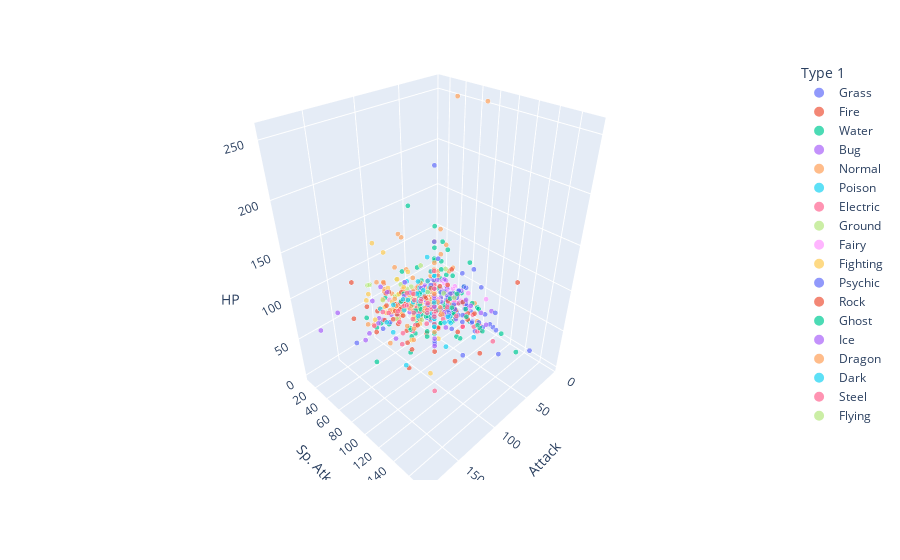

Notebook source saved alongside this figure:
### Code cell
# 3D scatter plot of Attack, Sp. Atk, and HP

df_3d_ash = df_non_legendary[["Name","Type 1","HP","Attack","Sp. Atk"]]
ash_3d_plot = px.scatter_3d(
    df_3d_ash, 
    x='Attack', 
    y='Sp. Atk', 
    z='HP',
    color='Type 1',
    hover_name='Name',
    size=[1 for s in df_non_legendary["Name"].tolist()],
    size_max=5)
ash_3d_plot.show()

### Figure 1 — Plotly figure (JSON) as saved in the notebook; plotly's stock layout.template omitted (floating-point values rounded to 4 significant figures)
{"data": [{"hovertemplate": "<b>%{hovertext}</b><br><br>Type 1=Grass<br>Attack=%{x}<br>Sp. Atk=%{y}<br>HP=%{z}<br>size=%{marker.size}<extra></extra>", "hovertext": ["Bulbasaur", "Ivysaur", "Venusaur", "VenusaurMega Venusaur", "Oddish", "Gloom", "Vileplume", "Bellsprout", "Weepinbell", "Victreebel", "Exeggcute", "Exeggutor", "Tangela", "Chikorita", "Bayleef", "Meganium", "Bellossom", "Hoppip", "Skiploom", "Jumpluff", "Sunkern", "Sunflora", "Treecko", "Grovyle", "Sceptile", "SceptileMega Sceptile", "Seedot", "Nuzleaf", "Shiftry", "Shroomish", "Breloom", "Roselia", "Cacnea", "Cacturne", "Tropius", "Turtwig", "Grotle", "Torterra", "Budew", "Roserade", "Cherubi", "Cherrim", "Carnivine", "Snover", "Abomasnow", "AbomasnowMega Abomasnow", "Tangrowth", "Leafeon", "Snivy", "Servine", "Serperior", "Pansage", "Simisage", "Cottonee", "Whimsicott", "Petilil", "Lilligant", "Maractus", "Foongus", "Amoonguss", "Ferroseed", "Ferrothorn", "Chespin", "Quilladin", "Chesnaught", "Skiddo", "Gogoat"], "legendgroup": "Grass", "marker": {"color": "#636efa", "size": [1, 1, 1, 1, 1, 1, 1, 1, 1, 1, 1, 1, 1, 1, 1, 1, 1, 1, 1, 1, 1, 1, 1, 1, 1, 1, 1, 1, 1, 1, 1, 1, 1, 1, 1, 1, 1, 1, 1, 1, 1, 1, 1, 1, 1, 1, 1, 1, 1, 1, 1, 1, 1, 1, 1, 1, 1, 1, 1, 1, 1, 1, 1, 1, 1, 1, 1], "sizemode": "area", "sizeref": 0.04, "symbol": "circle"}, "mode": "markers", "name": "Grass", "scene": "scene", "showlegend": true, "type": "scatter3d", "x": [49, 62, 82, 100, 50, 65, 80, 75, 90, 105, 40, 95, 55, 49, 62, 82, 80, 35, 45, 55, 30, 75, 45, 65, 85, 110, 40, 70, 100, 40, 130, 60, 85, 115, 68, 68, 89, 109, 30, 70, 35, 60, 100, 62, 92, 132, 100, 110, 45, 60, 75, 53, 98, 27, 67, 35, 60, 86, 55, 85, 50, 94, 61, 78, 107, 65, 100], "y": [65, 80, 100, 122, 75, 85, 110, 70, 85, 100, 60, 125, 100, 49, 63, 83, 90, 35, 45, 55, 30, 105, 65, 85, 105, 145, 30, 60, 90, 40, 60, 100, 85, 115, 72, 45, 55, 75, 50, 125, 62, 87, 90, 62, 92, 132, 110, 60, 45, 60, 75, 53, 98, 37, 77, 70, 110, 106, 55, 85, 24, 54, 48, 56, 74, 62, 97], "z": [45, 60, 80, 80, 45, 60, 75, 50, 65, 80, 60, 95, 65, 45, 60, 80, 75, 35, 55, 75, 30, 75, 40, 50, 70, 70, 40, 70, 90, 60, 60, 50, 50, 70, 99, 55, 75, 95, 40, 60, 45, 70, 74, 60, 90, 90, 100, 65, 45, 60, 75, 50, 75, 40, 60, 45, 70, 75, 69, 114, 44, 74, 56, 61, 88, 66, 123]}, {"hovertemplate": "<b>%{hovertext}</b><br><br>Type 1=Fire<br>Attack=%{x}<br>Sp. Atk=%{y}<br>HP=%{z}<br>size=%{marker.size}<extra></extra>", "hovertext": ["Charmander", "Charmeleon", "Charizard", "CharizardMega Charizard X", "CharizardMega Charizard Y", "Vulpix", "Ninetales", "Growlithe", "Arcanine", "Ponyta", "Rapidash", "Magmar", "Flareon", "Cyndaquil", "Quilava", "Typhlosion", "Slugma", "Magcargo", "Magby", "Torchic", "Combusken", "Blaziken", "BlazikenMega Blaziken", "Numel", "Camerupt", "CameruptMega Camerupt", "Torkoal", "Chimchar", "Monferno", "Infernape", "Magmortar", "Tepig", "Pignite", "Emboar", "Pansear", "Simisear", "Darumaka", "DarmanitanStandard Mode", "DarmanitanZen Mode", "Heatmor", "Fennekin", "Braixen", "Delphox", "Fletchinder", "Talonflame", "Litleo", "Pyroar"], "legendgroup": "Fire", "marker": {"color": "#EF553B", "size": [1, 1, 1, 1, 1, 1, 1, 1, 1, 1, 1, 1, 1, 1, 1, 1, 1, 1, 1, 1, 1, 1, 1, 1, 1, 1, 1, 1, 1, 1, 1, 1, 1, 1, 1, 1, 1, 1, 1, 1, 1, 1, 1, 1, 1, 1, 1], "sizemode": "area", "sizeref": 0.04, "symbol": "circle"}, "mode": "markers", "name": "Fire", "scene": "scene", "showlegend": true, "type": "scatter3d", "x": [52, 64, 84, 130, 104, 41, 76, 70, 110, 85, 100, 95, 130, 52, 64, 84, 40, 50, 75, 60, 85, 120, 160, 60, 100, 120, 85, 58, 78, 104, 95, 63, 93, 123, 53, 98, 90, 140, 30, 97, 45, 59, 69, 73, 81, 50, 68], "y": [60, 80, 109, 130, 159, 50, 81, 70, 100, 65, 80, 100, 95, 60, 80, 109, 70, 80, 70, 70, 85, 110, 130, 65, 105, 145, 85, 58, 78, 104, 125, 45, 70, 100, 53, 98, 15, 30, 140, 105, 62, 90, 114, 56, 74, 73, 109], "z": [39, 58, 78, 78, 78, 38, 73, 55, 90, 50, 65, 65, 65, 39, 58, 78, 40, 50, 45, 45, 60, 80, 80, 60, 70, 70, 70, 44, 64, 76, 75, 65, 90, 110, 50, 75, 70, 105, 105, 85, 40, 59, 75, 62, 78, 62, 86]}, {"hovertemplate": "<b>%{hovertext}</b><br><br>Type 1=Water<br>Attack=%{x}<br>Sp. Atk=%{y}<br>HP=%{z}<br>size=%{marker.size}<extra></extra>", "hovertext": ["Squirtle", "Wartortle", "Blastoise", "BlastoiseMega Blastoise", "Psyduck", "Golduck", "Poliwag", "Poliwhirl", "Poliwrath", "Tentacool", "Tentacruel", "Slowpoke", "Slowbro", "SlowbroMega Slowbro", "Seel", "Dewgong", "Shellder", "Cloyster", "Krabby", "Kingler", "Horsea", "Seadra", "Goldeen", "Seaking", "Staryu", "Starmie", "Magikarp", "Gyarados", "GyaradosMega Gyarados", "Lapras", "Vaporeon", "Totodile", "Croconaw", "Feraligatr", "Chinchou", "Lanturn", "Marill", "Azumarill", "Politoed", "Wooper", "Quagsire", "Slowking", "Qwilfish", "Corsola", "Remoraid", "Octillery", "Mantine", "Kingdra", "Mudkip", "Marshtomp", "Swampert", "SwampertMega Swampert", "Lotad", "Lombre", "Ludicolo", "Wingull", "Pelipper", "Carvanha", "Sharpedo", "SharpedoMega Sharpedo", "Wailmer", "Wailord", "Barboach", "Whiscash", "Corphish", "Crawdaunt", "Feebas", "Milotic", "Clamperl", "Huntail", "Gorebyss", "Relicanth", "Luvdisc", "Piplup", "Prinplup", "Empoleon", "Buizel", "Floatzel", "Shellos", "Gastrodon", "Finneon", "Lumineon", "Mantyke", "Phione", "Manaphy", "Oshawott", "Dewott", "Samurott", "Panpour", "Simipour", "Tympole", "Palpitoad", "Seismitoad", "Basculin", "Tirtouga", "Carracosta", "Ducklett", "Swanna", "Frillish", "Jellicent", "Alomomola", "KeldeoOrdinary Forme", "KeldeoResolute Forme", "Froakie", "Frogadier", "Greninja", "Clauncher", "Clawitzer"], "legendgroup": "Water", "marker": {"color": "#00cc96", "size": [1, 1, 1, 1, 1, 1, 1, 1, 1, 1, 1, 1, 1, 1, 1, 1, 1, 1, 1, 1, 1, 1, 1, 1, 1, 1, 1, 1, 1, 1, 1, 1, 1, 1, 1, 1, 1, 1, 1, 1, 1, 1, 1, 1, 1, 1, 1, 1, 1, 1, 1, 1, 1, 1, 1, 1, 1, 1, 1, 1, 1, 1, 1, 1, 1, 1, 1, 1, 1, 1, 1, 1, 1, 1, 1, 1, 1, 1, 1, 1, 1, 1, 1, 1, 1, 1, 1, 1, 1, 1, 1, 1, 1, 1, 1, 1, 1, 1, 1, 1, 1, 1, 1, 1, 1, 1, 1, 1], "sizemode": "area", "sizeref": 0.04, "symbol": "circle"}, "mode": "markers", "name": "Water", "scene": "scene", "showlegend": true, "type": "scatter3d", "x": [48, 63, 83, 103, 52, 82, 50, 65, 95, 40, 70, 65, 75, 75, 45, 70, 65, 95, 105, 130, 40, 65, 67, 92, 45, 75, 10, 125, 155, 85, 65, 65, 80, 105, 38, 58, 20, 50, 75, 45, 85, 75, 95, 55, 65, 105, 40, 95, 70, 85, 110, 150, 30, 50, 70, 30, 50, 90, 120, 140, 70, 90, 48, 78, 80, 120, 15, 60, 64, 104, 84, 90, 30, 51, 66, 86, 65, 105, 48, 83, 49, 69, 20, 80, 100, 55, 75, 100, 53, 98, 50, 65, 95, 92, 78, 108, 44, 87, 40, 60, 75, 72, 72, 56, 63, 95, 53, 73], "y": [50, 65, 85, 135, 65, 95, 40, 50, 70, 50, 80, 40, 100, 130, 45, 70, 45, 85, 25, 50, 70, 95, 35, 65, 70, 100, 15, 60, 70, 85, 110, 44, 59, 79, 56, 76, 20, 60, 90, 25, 65, 100, 55, 65, 65, 105, 80, 95, 50, 60, 85, 95, 40, 60, 90, 55, 85, 65, 95, 110, 70, 90, 46, 76, 50, 90, 10, 100, 74, 94, 114, 45, 40, 61, 81, 111, 60, 85, 57, 92, 49, 69, 60, 80, 100, 63, 83, 108, 53, 98, 50, 65, 85, 80, 53, 83, 44, 87, 65, 85, 40, 129, 129, 62, 83, 103, 58, 120], "z": [44, 59, 79, 79, 50, 80, 40, 65, 90, 40, 80, 90, 95, 95, 65, 90, 30, 50, 30, 55, 30, 55, 45, 80, 30, 60, 20, 95, 95, 130, 130, 50, 65, 85, 75, 125, 70, 100, 90, 55, 95, 95, 65, 55, 35, 75, 65, 75, 50, 70, 100, 100, 40, 60, 80, 40, 60, 45, 70, 70, 130, 170, 50, 110, 43, 63, 20, 95, 35, 55, 55, 100, 43, 53, 64, 84, 55, 85, 76, 111, 49, 69, 45, 80, 100, 55, 75, 95, 50, 75, 50, 75, 105, 70, 54, 74, 62, 75, 55, 100, 165, 91, 91, 41, 54, 72, 50, 71]}, {"hovertemplate": "<b>%{hovertext}</b><br><br>Type 1=Bug<br>Attack=%{x}<br>Sp. Atk=%{y}<br>HP=%{z}<br>size=%{marker.size}<extra></extra>", "hovertext": ["Caterpie", "Metapod", "Butterfree", "Weedle", "Kakuna", "Beedrill", "BeedrillMega Beedrill", "Paras", "Parasect", "Venonat", "Venomoth", "Scyther", "Pinsir", "PinsirMega Pinsir", "Ledyba", "Ledian", "Spinarak", "Ariados", "Yanma", "Pineco", "Forretress", "Scizor", "ScizorMega Scizor", "Shuckle", "Heracross", "HeracrossMega Heracross", "Wurmple", "Silcoon", "Beautifly", "Cascoon", "Dustox", "Surskit", "Masquerain", "Nincada", "Ninjask", "Shedinja", "Volbeat", "Illumise", "Kricketot", "Kricketune", "Burmy", "WormadamPlant Cloak", "WormadamSandy Cloak", "WormadamTrash Cloak", "Mothim", "Combee", "Vespiquen", "Yanmega", "Sewaddle", "Swadloon", "Leavanny", "Venipede", "Whirlipede", "Scolipede", "Dwebble", "Crustle", "Karrablast", "Escavalier", "Joltik", "Galvantula", "Shelmet", "Accelgor", "Durant", "Larvesta", "Volcarona", "Genesect", "Scatterbug", "Spewpa", "Vivillon"], "legendgroup": "Bug", "marker": {"color": "#ab63fa", "size": [1, 1, 1, 1, 1, 1, 1, 1, 1, 1, 1, 1, 1, 1, 1, 1, 1, 1, 1, 1, 1, 1, 1, 1, 1, 1, 1, 1, 1, 1, 1, 1, 1, 1, 1, 1, 1, 1, 1, 1, 1, 1, 1, 1, 1, 1, 1, 1, 1, 1, 1, 1, 1, 1, 1, 1, 1, 1, 1, 1, 1, 1, 1, 1, 1, 1, 1, 1, 1], "sizemode": "area", "sizeref": 0.04, "symbol": "circle"}, "mode": "markers", "name": "Bug", "scene": "scene", "showlegend": true, "type": "scatter3d", "x": [30, 20, 45, 35, 25, 90, 150, 70, 95, 55, 65, 110, 125, 155, 20, 35, 60, 90, 65, 65, 90, 130, 150, 10, 125, 185, 45, 35, 70, 35, 50, 30, 60, 45, 90, 90, 73, 47, 25, 85, 29, 59, 79, 69, 94, 30, 80, 76, 53, 63, 103, 45, 55, 100, 65, 95, 75, 135, 47, 77, 40, 70, 109, 85, 60, 120, 35, 22, 52], "y": [20, 25, 90, 20, 25, 45, 15, 45, 60, 40, 90, 55, 55, 65, 40, 55, 40, 60, 75, 35, 60, 55, 65, 10, 40, 40, 20, 25, 100, 25, 50, 50, 80, 30, 50, 30, 47, 73, 25, 55, 29, 79, 59, 69, 94, 30, 80, 116, 40, 50, 70, 30, 40, 55, 35, 65, 40, 60, 57, 97, 40, 100, 48, 50, 135, 120, 27, 27, 90], "z": [45, 50, 60, 40, 45, 65, 65, 35, 60, 60, 70, 70, 65, 65, 40, 55, 40, 70, 65, 50, 75, 70, 70, 20, 80, 80, 45, 50, 60, 50, 60, 40, 70, 31, 61, 1, 65, 65, 37, 77, 40, 60, 60, 60, 70, 30, 70, 86, 45, 55, 75, 30, 40, 60, 50, 70, 50, 70, 50, 70, 50, 80, 58, 55, 85, 71, 38, 45, 80]}, {"hovertemplate": "<b>%{hovertext}</b><br><br>Type 1=Normal<br>Attack=%{x}<br>Sp. Atk=%{y}<br>HP=%{z}<br>size=%{marker.size}<extra></extra>", "hovertext": ["Pidgey", "Pidgeotto", "Pidgeot", "PidgeotMega Pidgeot", "Rattata", "Raticate", "Spearow", "Fearow", "Jigglypuff", "Wigglytuff", "Meowth", "Persian", "Farfetch'd", "Doduo", "Dodrio", "Lickitung", "Chansey", "Kangaskhan", "KangaskhanMega Kangaskhan", "Tauros", "Ditto", "Eevee", "Porygon", "Snorlax", "Sentret", "Furret", "Hoothoot", "Noctowl", "Igglybuff", "Aipom", "Girafarig", "Dunsparce", "Teddiursa", "Ursaring", "Porygon2", "Stantler", "Smeargle", "Miltank", "Blissey", "Zigzagoon", "Linoone", "Taillow", "Swellow", "Slakoth", "Vigoroth", "Slaking", "Whismur", "Loudred", "Exploud", "Azurill", "Skitty", "Delcatty", "Spinda", "Swablu", "Zangoose", "Castform", "Kecleon", "Starly", "Staravia", "Staraptor", "Bidoof", "Bibarel", "Ambipom", "Buneary", "Lopunny", "LopunnyMega Lopunny", "Glameow", "Purugly", "Happiny", "Chatot", "Munchlax", "Lickilicky", "Porygon-Z", "Patrat", "Watchog", "Lillipup", "Herdier", "Stoutland", "Pidove", "Tranquill", "Unfezant", "Audino", "AudinoMega Audino", "Minccino", "Cinccino", "Deerling", "Sawsbuck", "Bouffalant", "Rufflet", "Braviary", "MeloettaAria Forme", "MeloettaPirouette Forme", "Bunnelby", "Diggersby", "Fletchling", "Furfrou"], "legendgroup": "Normal", "marker": {"color": "#FFA15A", "size": [1, 1, 1, 1, 1, 1, 1, 1, 1, 1, 1, 1, 1, 1, 1, 1, 1, 1, 1, 1, 1, 1, 1, 1, 1, 1, 1, 1, 1, 1, 1, 1, 1, 1, 1, 1, 1, 1, 1, 1, 1, 1, 1, 1, 1, 1, 1, 1, 1, 1, 1, 1, 1, 1, 1, 1, 1, 1, 1, 1, 1, 1, 1, 1, 1, 1, 1, 1, 1, 1, 1, 1, 1, 1, 1, 1, 1, 1, 1, 1, 1, 1, 1, 1, 1, 1, 1, 1, 1, 1, 1, 1, 1, 1, 1, 1], "sizemode": "area", "sizeref": 0.04, "symbol": "circle"}, "mode": "markers", "name": "Normal", "scene": "scene", "showlegend": true, "type": "scatter3d", "x": [45, 60, 80, 80, 56, 81, 60, 90, 45, 70, 45, 70, 65, 85, 110, 55, 5, 95, 125, 100, 48, 55, 60, 110, 46, 76, 30, 50, 30, 70, 80, 70, 80, 130, 80, 95, 20, 80, 10, 30, 70, 55, 85, 60, 80, 160, 51, 71, 91, 20, 45, 65, 60, 40, 115, 70, 90, 55, 75, 120, 45, 85, 100, 66, 76, 136, 55, 82, 5, 65, 85, 85, 80, 55, 85, 60, 80, 110, 55, 77, 115, 60, 60, 50, 95, 60, 100, 110, 83, 123, 77, 128, 36, 56, 50, 80], "y": [35, 50, 70, 135, 25, 50, 31, 61, 45, 85, 40, 65, 58, 35, 60, 60, 35, 40, 60, 40, 48, 45, 85, 65, 35, 45, 36, 76, 40, 40, 90, 65, 50, 75, 105, 85, 20, 40, 75, 30, 50, 30, 50, 35, 55, 95, 51, 71, 91, 20, 35, 55, 60, 40, 60, 70, 60, 30, 40, 50, 35, 55, 60, 44, 54, 54, 42, 64, 15, 92, 40, 80, 135, 35, 60, 25, 35, 45, 36, 50, 65, 60, 80, 40, 65, 40, 60, 40, 37, 57, 128, 77, 32, 50, 40, 65], "z": [40, 63, 83, 83, 30, 55, 40, 65, 115, 140, 40, 65, 52, 35, 60, 90, 250, 105, 105, 75, 48, 55, 65, 160, 35, 85, 60, 100, 90, 55, 70, 100, 60, 90, 85, 73, 55, 95, 255, 38, 78, 40, 60, 60, 80, 150, 64, 84, 104, 50, 50, 70, 60, 45, 73, 70, 60, 40, 55, 85, 59, 79, 75, 55, 65, 65, 49, 71, 100, 76, 135, 110, 85, 45, 60, 45, 65, 85, 50, 62, 80, 103, 103, 55, 75, 60, 80, 95, 70, 100, 100, 100, 38, 85, 45, 75]}, {"hovertemplate": "<b>%{hovertext}</b><br><br>Type 1=Poison<br>Attack=%{x}<br>Sp. Atk=%{y}<br>HP=%{z}<br>size=%{marker.size}<extra></extra>", "hovertext": ["Ekans", "Arbok", "Nidoran♀", "Nidorina", "Nidoqueen", "Nidoran♂", "Nidorino", "Nidoking", "Zubat", "Golbat", "Grimer", "Muk", "Koffing", "Weezing", "Crobat", "Gulpin", "Swalot", "Seviper", "Stunky", "Skuntank", "Skorupi", "Drapion", "Croagunk", "Toxicroak", "Trubbish", "Garbodor", "Skrelp", "Dragalge"], "legendgroup": "Poison", "marker": {"color": "#19d3f3", "size": [1, 1, 1, 1, 1, 1, 1, 1, 1, 1, 1, 1, 1, 1, 1, 1, 1, 1, 1, 1, 1, 1, 1, 1, 1, 1, 1, 1], "sizemode": "area", "sizeref": 0.04, "symbol": "circle"}, "mode": "markers", "name": "Poison", "scene": "scene", "showlegend": true, "type": "scatter3d", "x": [60, 85, 47, 62, 92, 57, 72, 102, 45, 80, 80, 105, 65, 90, 90, 43, 73, 100, 63, 93, 50, 90, 61, 106, 50, 95, 60, 75], "y": [40, 65, 40, 55, 75, 40, 55, 85, 30, 65, 40, 65, 60, 85, 70, 43, 73, 100, 41, 71, 30, 60, 61, 86, 40, 60, 60, 97], "z": [35, 60, 55, 70, 90, 46, 61, 81, 40, 75, 80, 105, 40, 65, 85, 70, 100, 73, 63, 103, 40, 70, 48, 83, 50, 80, 50, 65]}, {"hovertemplate": "<b>%{hovertext}</b><br><br>Type 1=Electric<br>Attack=%{x}<br>Sp. Atk=%{y}<br>HP=%{z}<br>size=%{marker.size}<extra></extra>", "hovertext": ["Pikachu", "Raichu", "Magnemite", "Magneton", "Voltorb", "Electrode", "Electabuzz", "Jolteon", "Pichu", "Mareep", "Flaaffy", "Ampharos", "AmpharosMega Ampharos", "Elekid", "Electrike", "Manectric", "ManectricMega Manectric", "Plusle", "Minun", "Shinx", "Luxio", "Luxray", "Pachirisu", "Magnezone", "Electivire", "Rotom", "RotomHeat Rotom", "RotomWash Rotom", "RotomFrost Rotom", "RotomFan Rotom", "RotomMow Rotom", "Blitzle", "Zebstrika", "Emolga", "Tynamo", "Eelektrik", "Eelektross", "Helioptile", "Heliolisk", "Dedenne"], "legendgroup": "Electric", "marker": {"color": "#FF6692", "size": [1, 1, 1, 1, 1, 1, 1, 1, 1, 1, 1, 1, 1, 1, 1, 1, 1, 1, 1, 1, 1, 1, 1, 1, 1, 1, 1, 1, 1, 1, 1, 1, 1, 1, 1, 1, 1, 1, 1, 1], "sizemode": "area", "sizeref": 0.04, "symbol": "circle"}, "mode": "markers", "name": "Electric", "scene": "scene", "showlegend": true, "type": "scatter3d", "x": [55, 90, 35, 60, 30, 50, 83, 65, 40, 40, 55, 75, 95, 63, 45, 75, 75, 50, 40, 65, 85, 120, 45, 70, 123, 50, 65, 65, 65, 65, 65, 60, 100, 75, 55, 85, 115, 38, 55, 58], "y": [50, 90, 95, 120, 55, 80, 95, 110, 35, 65, 80, 115, 165, 65, 65, 105, 135, 85, 75, 40, 60, 95, 45, 130, 95, 95, 105, 105, 105, 105, 105, 50, 80, 75, 45, 75, 105, 61, 109, 81], "z": [35, 60, 25, 50, 40, 60, 65, 65, 20, 55, 70, 90, 90, 45, 40, 70, 70, 60, 60, 45, 60, 80, 60, 70, 75, 50, 50, 50, 50, 50, 50, 45, 75, 55, 35, 65, 85, 44, 62, 67]}, {"hovertemplate": "<b>%{hovertext}</b><br><br>Type 1=Ground<br>Attack=%{x}<br>Sp. Atk=%{y}<br>HP=%{z}<br>size=%{marker.size}<extra></extra>", "hovertext": ["Sandshrew", "Sandslash", "Diglett", "Dugtrio", "Cubone", "Marowak", "Rhyhorn", "Rhydon", "Gligar", "Phanpy", "Donphan", "Trapinch", "Vibrava", "Flygon", "Baltoy", "Claydol", "Hippopotas", "Hippowdon", "Rhyperior", "Gliscor", "Drilbur", "Excadrill", "Sandile", "Krokorok", "Krookodile", "Stunfisk", "Golett", "Golurk"], "legendgroup": "Ground", "marker": {"color": "#B6E880", "size": [1, 1, 1, 1, 1, 1, 1, 1, 1, 1, 1, 1, 1, 1, 1, 1, 1, 1, 1, 1, 1, 1, 1, 1, 1, 1, 1, 1], "sizemode": "area", "sizeref": 0.04, "symbol": "circle"}, "mode": "markers", "name": "Ground", "scene": "scene", "showlegend": true, "type": "scatter3d", "x": [75, 100, 55, 80, 50, 80, 85, 130, 75, 60, 120, 100, 70, 100, 40, 70, 72, 112, 140, 95, 85, 135, 72, 82, 117, 66, 74, 124], "y": [20, 45, 35, 50, 40, 50, 30, 45, 35, 40, 60, 45, 50, 80, 40, 70, 38, 68, 55, 45, 30, 50, 35, 45, 65, 81, 35, 55], "z": [50, 75, 10, 35, 50, 60, 80, 105, 65, 90, 90, 45, 50, 80, 40, 60, 68, 108, 115, 75, 60, 110, 50, 60, 95, 109, 59, 89]}, {"hovertemplate": "<b>%{hovertext}</b><br><br>Type 1=Fairy<br>Attack=%{x}<br>Sp. Atk=%{y}<br>HP=%{z}<br>size=%{marker.size}<extra></extra>", "hovertext": ["Clefairy", "Clefable", "Cleffa", "Togepi", "Togetic", "Snubbull", "Granbull", "Togekiss", "Flabébé", "Floette", "Florges", "Spritzee", "Aromatisse", "Swirlix", "Slurpuff", "Sylveon"], "legendgroup": "Fairy", "marker": {"color": "#FF97FF", "size": [1, 1, 1, 1, 1, 1, 1, 1, 1, 1, 1, 1, 1, 1, 1, 1], "sizemode": "area", "sizeref": 0.04, "symbol": "circle"}, "mode": "markers", "name": "Fairy", "scene": "scene", "showlegend": true, "type": "scatter3d", "x": [45, 70, 25, 20, 40, 80, 120, 50, 38, 45, 65, 52, 72, 48, 80, 65], "y": [60, 95, 45, 40, 80, 40, 60, 120, 61, 75, 112, 63, 99, 59, 85, 110], "z": [70, 95, 50, 35, 55, 60, 90, 85, 44, 54, 78, 78, 101, 62, 82, 95]}, {"hovertemplate": "<b>%{hovertext}</b><br><br>Type 1=Fighting<br>Attack=%{x}<br>Sp. Atk=%{y}<br>HP=%{z}<br>size=%{marker.size}<extra></extra>", "hovertext": ["Mankey", "Primeape", "Machop", "Machoke", "Machamp", "Hitmonlee", "Hitmonchan", "Tyrogue", "Hitmontop", "Makuhita", "Hariyama", "Meditite", "Medicham", "MedichamMega Medicham", "Riolu", "Lucario", "LucarioMega Lucario", "Timburr", "Gurdurr", "Conkeldurr", "Throh", "Sawk", "Mienfoo", "Mienshao", "Pancham", "Pangoro", "Hawlucha"], "legendgroup": "Fighting", "marker": {"color": "#FECB52", "size": [1, 1, 1, 1, 1, 1, 1, 1, 1, 1, 1, 1, 1, 1, 1, 1, 1, 1, 1, 1, 1, 1, 1, 1, 1, 1, 1], "sizemode": "area", "sizeref": 0.04, "symbol": "circle"}, "mode": "markers", "name": "Fighting", "scene": "scene", "showlegend": true, "type": "scatter3d", "x": [80, 105, 80, 100, 130, 120, 105, 35, 95, 60, 120, 40, 60, 100, 70, 110, 145, 80, 105, 140, 100, 125, 85, 125, 82, 124, 92], "y": [35, 60, 35, 50, 65, 35, 35, 35, 35, 20, 40, 40, 60, 80, 35, 115, 140, 25, 40, 55, 30, 30, 55, 95, 46, 69, 74], "z": [40, 65, 70, 80, 90, 50, 50, 35, 50, 72, 144, 30, 60, 60, 40, 70, 70, 75, 85, 105, 120, 75, 45, 65, 67, 95, 78]}, {"hovertemplate": "<b>%{hovertext}</b><br><br>Type 1=Psychic<br>Attack=%{x}<br>Sp. Atk=%{y}<br>HP=%{z}<br>size=%{marker.size}<extra></extra>", "hovertext": ["Abra", "Kadabra", "Alakazam", "AlakazamMega Alakazam", "Drowzee", "Hypno", "Mr. Mime", "Mew", "Natu", "Xatu", "Espeon", "Unown", "Wobbuffet", "Celebi", "Ralts", "Kirlia", "Gardevoir", "GardevoirMega Gardevoir", "Spoink", "Grumpig", "Chimecho", "Wynaut", "Chingling", "Mime Jr.", "Gallade", "GalladeMega Gallade", "Cresselia", "Munna", "Musharna", "Woobat", "Swoobat", "Sigilyph", "Gothita", "Gothorita", "Gothitelle", "Solosis", "Duosion", "Reuniclus", "Elgyem", "Beheeyem", "Espurr", "MeowsticMale", "MeowsticFemale"], "legendgroup": "Psychic", "marker": {"color": "#636efa", "size": [1, 1, 1, 1, 1, 1, 1, 1, 1, 1, 1, 1, 1, 1, 1, 1, 1, 1, 1, 1, 1, 1, 1, 1, 1, 1, 1, 1, 1, 1, 1, 1, 1, 1, 1, 1, 1, 1, 1, 1, 1, 1, 1], "sizemode": "area", "sizeref": 0.04, "symbol": "circle"}, "mode": "markers", "name": "Psychic", "scene": "scene", "showlegend": true, "type": "scatter3d", "x": [20, 35, 50, 50, 48, 73, 45, 100, 50, 75, 65, 72, 33, 100, 25, 35, 65, 85, 25, 45, 50, 23, 30, 25, 125, 165, 70, 25, 55, 45, 57, 58, 30, 45, 55, 30, 40, 65, 55, 75, 48, 48, 48], "y": [105, 120, 135, 175, 43, 73, 100, 100, 70, 95, 130, 72, 33, 100, 45, 65, 125, 165, 70, 90, 95, 23, 65, 70, 65, 65, 75, 67, 107, 55, 77, 103, 55, 75, 95, 105, 125, 125, 85, 125, 63, 83, 83], "z": [25, 40, 55, 55, 60, 85, 40, 100, 40, 65, 65, 48, 190, 100, 28, 38, 68, 68, 60, 80, 65, 95, 45, 20, 68, 68, 120, 76, 116, 55, 67, 72, 45, 60, 70, 45, 65, 110, 55, 75, 62, 74, 74]}, {"hovertemplate": "<b>%{hovertext}</b><br><br>Type 1=Rock<br>Attack=%{x}<br>Sp. Atk=%{y}<br>HP=%{z}<br>size=%{marker.size}<extra></extra>", "hovertext": ["Geodude", "Graveler", "Golem", "Onix", "Omanyte", "Omastar", "Kabuto", "Kabutops", "Aerodactyl", "AerodactylMega Aerodactyl", "Sudowoodo", "Larvitar", "Pupitar", "Tyranitar", "TyranitarMega Tyranitar", "Nosepass", "Lunatone", "Solrock", "Lileep", "Cradily", "Anorith", "Armaldo", "Cranidos", "Rampardos", "Shieldon", "Bastiodon", "Bonsly", "Probopass", "Roggenrola", "Boldore", "Gigalith", "Archen", "Archeops", "Binacle", "Barbaracle", "Tyrunt", "Tyrantrum", "Amaura", "Aurorus", "Carbink"], "legendgroup": "Rock", "marker": {"color": "#EF553B", "size": [1, 1, 1, 1, 1, 1, 1, 1, 1, 1, 1, 1, 1, 1, 1, 1, 1, 1, 1, 1, 1, 1, 1, 1, 1, 1, 1, 1, 1, 1, 1, 1, 1, 1, 1, 1, 1, 1, 1, 1], "sizemode": "area", "sizeref": 0.04, "symbol": "circle"}, "mode": "markers", "name": "Rock", "scene": "scene", "showlegend": true, "type": "scatter3d", "x": [80, 95, 120, 45, 40, 60, 80, 115, 105, 135, 100, 64, 84, 134, 164, 45, 55, 95, 41, 81, 95, 125, 125, 165, 42, 52, 80, 55, 75, 105, 135, 112, 140, 52, 105, 89, 121, 59, 77, 50], "y": [30, 45, 55, 30, 90, 115, 55, 65, 60, 70, 30, 45, 65, 95, 95, 45, 95, 55, 61, 81, 40, 70, 30, 65, 42, 47, 10, 75, 25, 50, 60, 74, 112, 39, 54, 45, 69, 67, 99, 50], "z": [40, 55, 80, 35, 35, 70, 30, 60, 80, 80, 70, 50, 70, 100, 100, 30, 70, 70, 66, 86, 45, 75, 67, 97, 30, 60, 50, 60, 55, 70, 85, 55, 75, 42, 72, 58, 82, 77, 123, 50]}, {"hovertemplate": "<b>%{hovertext}</b><br><br>Type 1=Ghost<br>Attack=%{x}<br>Sp. Atk=%{y}<br>HP=%{z}<br>size=%{marker.size}<extra></extra>", "hovertext": ["Gastly", "Haunter", "Gengar", "GengarMega Gengar", "Misdreavus", "Shuppet", "Banette", "BanetteMega Banette", "Duskull", "Dusclops", "Drifloon", "Drifblim", "Mismagius", "Spiritomb", "Dusknoir", "Yamask", "Cofagrigus", "Litwick", "Lampent", "Chandelure", "Phantump", "Trevenant", "PumpkabooAverage Size", "PumpkabooSmall Size", "PumpkabooLarge Size", "PumpkabooSuper Size", "GourgeistAverage Size", "GourgeistSmall Size", "GourgeistLarge Size", "GourgeistSuper Size"], "legendgroup": "Ghost", "marker": {"color": "#00cc96", "size": [1, 1, 1, 1, 1, 1, 1, 1, 1, 1, 1, 1, 1, 1, 1, 1, 1, 1, 1, 1, 1, 1, 1, 1, 1, 1, 1, 1, 1, 1], "sizemode": "area", "sizeref": 0.04, "symbol": "circle"}, "mode": "markers", "name": "Ghost", "scene": "scene", "showlegend": true, "type": "scatter3d", "x": [35, 50, 65, 65, 60, 75, 115, 165, 40, 70, 50, 80, 60, 92, 100, 30, 50, 30, 40, 55, 70, 110, 66, 66, 66, 66, 90, 85, 95, 100], "y": [100, 115, 130, 170, 85, 63, 83, 93, 30, 60, 60, 90, 105, 92, 65, 55, 95, 65, 95, 145, 50, 65, 44, 44, 44, 44, 58, 58, 58, 58], "z": [30, 45, 60, 60, 60, 44, 64, 64, 20, 40, 90, 150, 60, 50, 45, 38, 58, 50, 60, 60, 43, 85, 49, 44, 54, 59, 65, 55, 75, 85]}, {"hovertemplate": "<b>%{hovertext}</b><br><br>Type 1=Ice<br>Attack=%{x}<br>Sp. Atk=%{y}<br>HP=%{z}<br>size=%{marker.size}<extra></extra>", "hovertext": ["Jynx", "Swinub", "Piloswine", "Delibird", "Smoochum", "Snorunt", "Glalie", "GlalieMega Glalie", "Spheal", "Sealeo", "Walrein", "Glaceon", "Mamoswine", "Froslass", "Vanillite", "Vanillish", "Vanilluxe", "Cubchoo", "Beartic", "Cryogonal", "Bergmite", "Avalugg"], "legendgroup": "Ice", "marker": {"color": "#ab63fa", "size": [1, 1, 1, 1, 1, 1, 1, 1, 1, 1, 1, 1, 1, 1, 1, 1, 1, 1, 1, 1, 1, 1], "sizemode": "area", "sizeref": 0.04, "symbol": "circle"}, "mode": "markers", "name": "Ice", "scene": "scene", "showlegend": true, "type": "scatter3d", "x": [50, 50, 100, 55, 30, 50, 80, 120, 40, 60, 80, 60, 130, 80, 50, 65, 95, 70, 110, 50, 69, 117], "y": [115, 30, 60, 65, 85, 50, 80, 120, 55, 75, 95, 130, 70, 80, 65, 80, 110, 60, 70, 95, 32, 44], "z": [65, 50, 100, 45, 45, 50, 80, 80, 70, 90, 110, 65, 110, 70, 36, 51, 71, 55, 95, 70, 55, 95]}, {"hovertemplate": "<b>%{hovertext}</b><br><br>Type 1=Dragon<br>Attack=%{x}<br>Sp. Atk=%{y}<br>HP=%{z}<br>size=%{marker.size}<extra></extra>", "hovertext": ["Dratini", "Dragonair", "Dragonite", "Altaria", "AltariaMega Altaria", "Bagon", "Shelgon", "Salamence", "SalamenceMega Salamence", "Gible", "Gabite", "Garchomp", "GarchompMega Garchomp", "Axew", "Fraxure", "Haxorus", "Druddigon", "Goomy", "Sliggoo", "Goodra"], "legendgroup": "Dragon", "marker": {"color": "#FFA15A", "size": [1, 1, 1, 1, 1, 1, 1, 1, 1, 1, 1, 1, 1, 1, 1, 1, 1, 1, 1, 1], "sizemode": "area", "sizeref": 0.04, "symbol": "circle"}, "mode": "markers", "name": "Dragon", "scene": "scene", "showlegend": true, "type": "scatter3d", "x": [64, 84, 134, 70, 110, 75, 95, 135, 145, 70, 90, 130, 170, 87, 117, 147, 120, 50, 75, 100], "y": [50, 70, 100, 70, 110, 40, 60, 110, 120, 40, 50, 80, 120, 30, 40, 60, 60, 55, 83, 110], "z": [41, 61, 91, 75, 75, 45, 65, 95, 95, 58, 68, 108, 108, 46, 66, 76, 77, 45, 68, 90]}, {"hovertemplate": "<b>%{hovertext}</b><br><br>Type 1=Dark<br>Attack=%{x}<br>Sp. Atk=%{y}<br>HP=%{z}<br>size=%{marker.size}<extra></extra>", "hovertext": ["Umbreon", "Murkrow", "Sneasel", "Houndour", "Houndoom", "HoundoomMega Houndoom", "Poochyena", "Mightyena", "Sableye", "SableyeMega Sableye", "Absol", "AbsolMega Absol", "Honchkrow", "Weavile", "Purrloin", "Liepard", "Scraggy", "Scrafty", "Zorua", "Zoroark", "Pawniard", "Bisharp", "Vullaby", "Mandibuzz", "Deino", "Zweilous", "Hydreigon", "Inkay", "Malamar"], "legendgroup": "Dark", "marker": {"color": "#19d3f3", "size": [1, 1, 1, 1, 1, 1, 1, 1, 1, 1, 1, 1, 1, 1, 1, 1, 1, 1, 1, 1, 1, 1, 1, 1, 1, 1, 1, 1, 1], "sizemode": "area", "sizeref": 0.04, "symbol": "circle"}, "mode": "markers", "name": "Dark", "scene": "scene", "showlegend": true, "type": "scatter3d", "x": [65, 85, 95, 60, 90, 90, 55, 90, 75, 85, 130, 150, 125, 120, 50, 88, 75, 90, 65, 105, 85, 125, 55, 65, 65, 85, 105, 54, 92], "y": [60, 85, 35, 80, 110, 140, 30, 60, 65, 85, 75, 115, 105, 45, 50, 88, 35, 45, 80, 120, 40, 60, 45, 55, 45, 65, 125, 37, 68], "z": [95, 60, 55, 45, 75, 75, 35, 70, 50, 50, 65, 65, 100, 70, 41, 64, 50, 65, 40, 60, 45, 65, 70, 110, 52, 72, 92, 53, 86]}, {"hovertemplate": "<b>%{hovertext}</b><br><br>Type 1=Steel<br>Attack=%{x}<br>Sp. Atk=%{y}<br>HP=%{z}<br>size=%{marker.size}<extra></extra>", "hovertext": ["Steelix", "SteelixMega Steelix", "Skarmory", "Mawile", "MawileMega Mawile", "Aron", "Lairon", "Aggron", "AggronMega Aggron", "Beldum", "Metang", "Metagross", "MetagrossMega Metagross", "Bronzor", "Bronzong", "Klink", "Klang", "Klinklang", "Honedge", "Doublade", "AegislashBlade Forme", "AegislashShield Forme", "Klefki"], "legendgroup": "Steel", "marker": {"color": "#FF6692", "size": [1, 1, 1, 1, 1, 1, 1, 1, 1, 1, 1, 1, 1, 1, 1, 1, 1, 1, 1, 1, 1, 1, 1], "sizemode": "area", "sizeref": 0.04, "symbol": "circle"}, "mode": "markers", "name": "Steel", "scene": "scene", "showlegend": true, "type": "scatter3d", "x": [85, 125, 80, 85, 105, 70, 90, 110, 140, 55, 75, 135, 145, 24, 89, 55, 80, 100, 80, 110, 150, 50, 80], "y": [55, 55, 40, 55, 55, 40, 50, 60, 60, 35, 55, 95, 105, 24, 79, 45, 70, 70, 35, 45, 150, 50, 80], "z": [75, 75, 65, 50, 50, 50, 60, 70, 70, 40, 60, 80, 80, 57, 67, 40, 60, 60, 45, 59, 60, 60, 57]}, {"hovertemplate": "<b>%{hovertext}</b><br><br>Type 1=Flying<br>Attack=%{x}<br>Sp. Atk=%{y}<br>HP=%{z}<br>size=%{marker.size}<extra></extra>", "hovertext": ["Noibat", "Noivern"], "legendgroup": "Flying", "marker": {"color": "#B6E880", "size": [1, 1], "sizemode": "area", "sizeref": 0.04, "symbol": "circle"}, "mode": "markers", "name": "Flying", "scene": "scene", "showlegend": true, "type": "scatter3d", "x": [30, 70], "y": [45, 97], "z": [40, 85]}], "layout": {"legend": {"itemsizing": "constant", "title": {"text": "Type 1"}, "tracegroupgap": 0}, "margin": {"t": 60}, "scene": {"domain": {"x": [0, 1], "y": [0, 1]}, "xaxis": {"title": {"text": "Attack"}}, "yaxis": {"title": {"text": "Sp. Atk"}}, "zaxis": {"title": {"text": "HP"}}}}}
